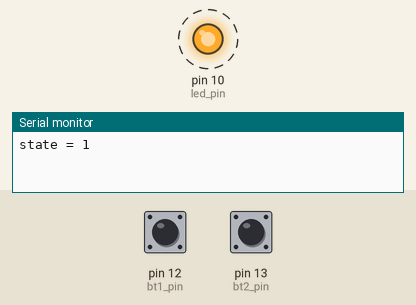
Bench run of a sketch on a simulated Arduino Uno, built with avr-gcc and run on an emulated ATmega328P. Shown: output pins drawn as LEDs (lit = HIGH), the last lines printed to the serial monitor. Dashed ring = blinking. Inputs (shaded band) come from the test bench; at power-on: pin 13 (bt2_pin) HIGH, pin 12 (bt1_pin) HIGH.

Above: at 1.05 s.
1.3 s: pin 13 (bt2_pin) pulled LOW for 0.15 s
At 2.5 s:
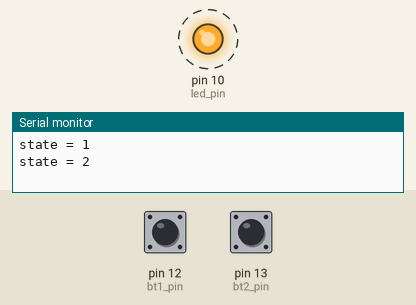
4.4 s: pin 12 (bt1_pin) pulled LOW for 0.15 s
At 4.55 s:
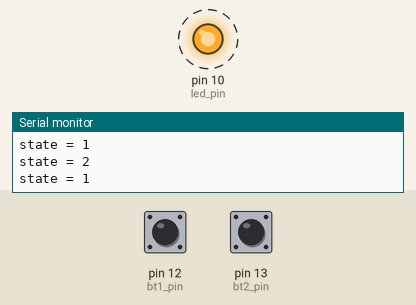
Timing chart, 0 to 13.4 s (numbered marks = the images above; inputs shaded):
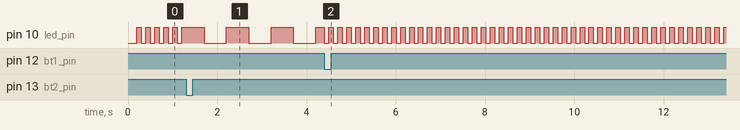

The sketch:

030_maquina_estados_led_chrono.ino
```cpp
/*
maquina de estados com led a piscar a tempos diferentes
no exemplo anterior estava a ser utilizado o comando delay()

neste exemplo estamos a usar a biblioteca Chronos

Esta biblioteca é uma implementação de um cronómetro, agora em vez de delay
vamos passar a utilizar um contador de tempo que não impeça o programa de continuar
a fazer outras tarefas em simultaneo
*/

// INCLUDE CHRONO LIBRARY : http://github.com/SofaPirate/Chrono
#include <Chrono.h>

// Instanciate a Chrono object.
Chrono ledChrono;


// botoes pins
int bt1_pin = 12;
int bt2_pin = 13;

//variavel para conter o estado do botao
int bt1_read, bt2_read;
int bt1_read_last, bt2_read_last;

// variavel de estados
int state = 1;

// variavel que armazena o ultimo estado do state
// para servir de comparação
int state_read_last;

// variavel do total de estados
int state_max = 3;

// led
int led_pin = 10;

//Create a variable to hold the led's state
int ledState = HIGH;

void setup() {
  Serial.begin(9600);
  pinMode(bt1_pin, INPUT_PULLUP);
  pinMode(bt2_pin, INPUT_PULLUP);
  pinMode(led_pin, OUTPUT);
}

void loop() {
  // le botoes e faz debounce
  button_debounce();

  // chama led_blink e passa o parametro "state"
  led_blink(state);

  if (state != state_read_last)
  {
    Serial.print("state = ");
    Serial.println(state);
  }

  state_read_last = state;
}


void led_blink(int _state)
{
  int state_delay;

  if (_state == 1)
    state_delay = 100;
  if (_state == 2)
    state_delay = 500;
  if (_state == 3)
    state_delay = 1000;


  if (ledChrono.hasPassed(state_delay) ) { // returns true if it passed 1000 ms since it was started
    ledChrono.restart();  // restart the crono so that it triggers again later

    // toggle the stored state
    if (ledState==HIGH)  ledState=LOW;
    else ledState=HIGH;

    // write the state to the pin
    digitalWrite(led_pin,ledState);
  }
}


void button_debounce() {
  // leitura do estado do botao
  bt1_read = digitalRead(bt1_pin);
  bt2_read = digitalRead(bt2_pin);

  // debounce bt1
  if (bt1_read == 1 && bt1_read_last == 0)
  {
    //Serial.println("  button 1 is released");
  }
  else if (bt1_read == 0 && bt1_read_last == 1)
  {
    //Serial.println("  button 1 is pressed");
    if (state > 1)
      state--;
  }


  // debounce bt2
  if (bt2_read == 1 && bt2_read_last == 0)
  {
    //Serial.println("  button 2 is released");
  }
  else if (bt2_read == 0 && bt2_read_last == 1)
  {
    //Serial.println("  button 2 is pressed");
    if (state < state_max)
      state++;
  }

  // actualizar o ultimo estado
  bt1_read_last = bt1_read;
  bt2_read_last = bt2_read;
}
```

Measured:
- after the input at 1.3 s, pin 10 (led_pin): alternates HIGH for 0.50 s and LOW for 0.50 s, starting after 0.41 s
- after the input at 4.4 s, pin 10 (led_pin): alternates HIGH for 0.10 s and LOW for 0.10 s, starting at once
- by itself, pin 10 (led_pin): alternates HIGH for 0.10 s and LOW for 0.10 s
